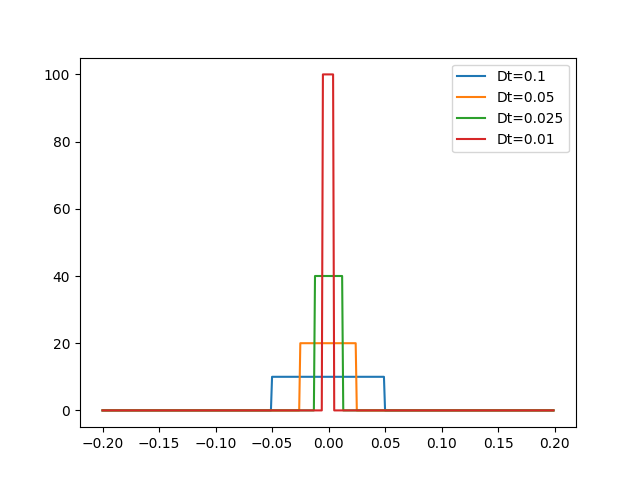

Source code (Python):
import numpy as np
import matplotlib.pyplot as plt

def delta(t, Dt):
    x = np.zeros(t.size)

    for i, tm in enumerate(t):
        if -Dt/2.0 <= tm <= Dt/2.0:
            x[i] = 1.0/Dt
            
    return x

Dts = np.array([0.1, 0.05, 0.025, 0.01])
t = np.arange(-0.2, 0.2, 0.001)

plt.close('all')
plt.figure(1)

for Dt in Dts:
    x = delta(t,Dt)
    label = 'Dt=' + str(Dt)
    plt.plot(t, x, label = label)

plt.legend()
